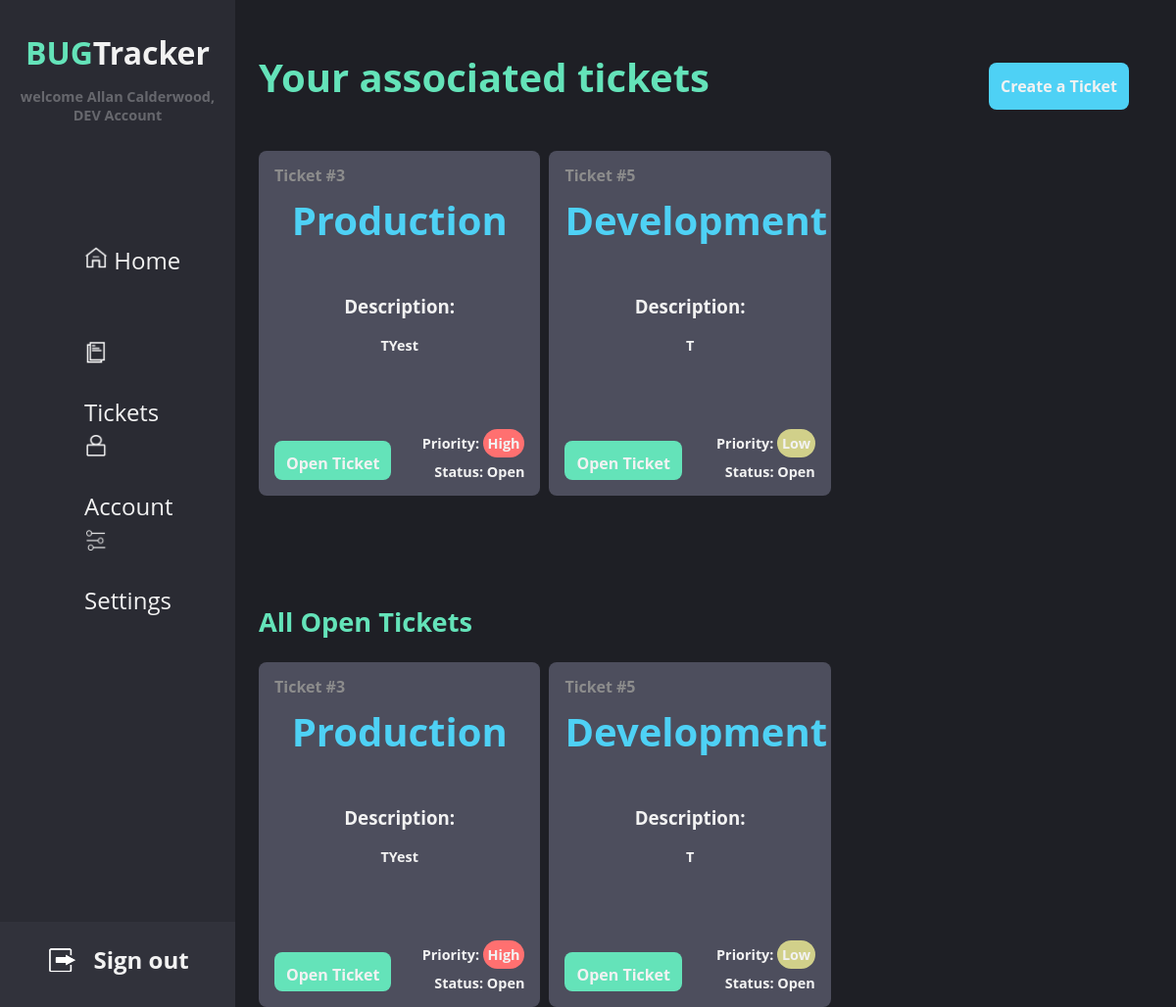
The page /tickets/tickets/ (signed in) on the database as committed earlier.
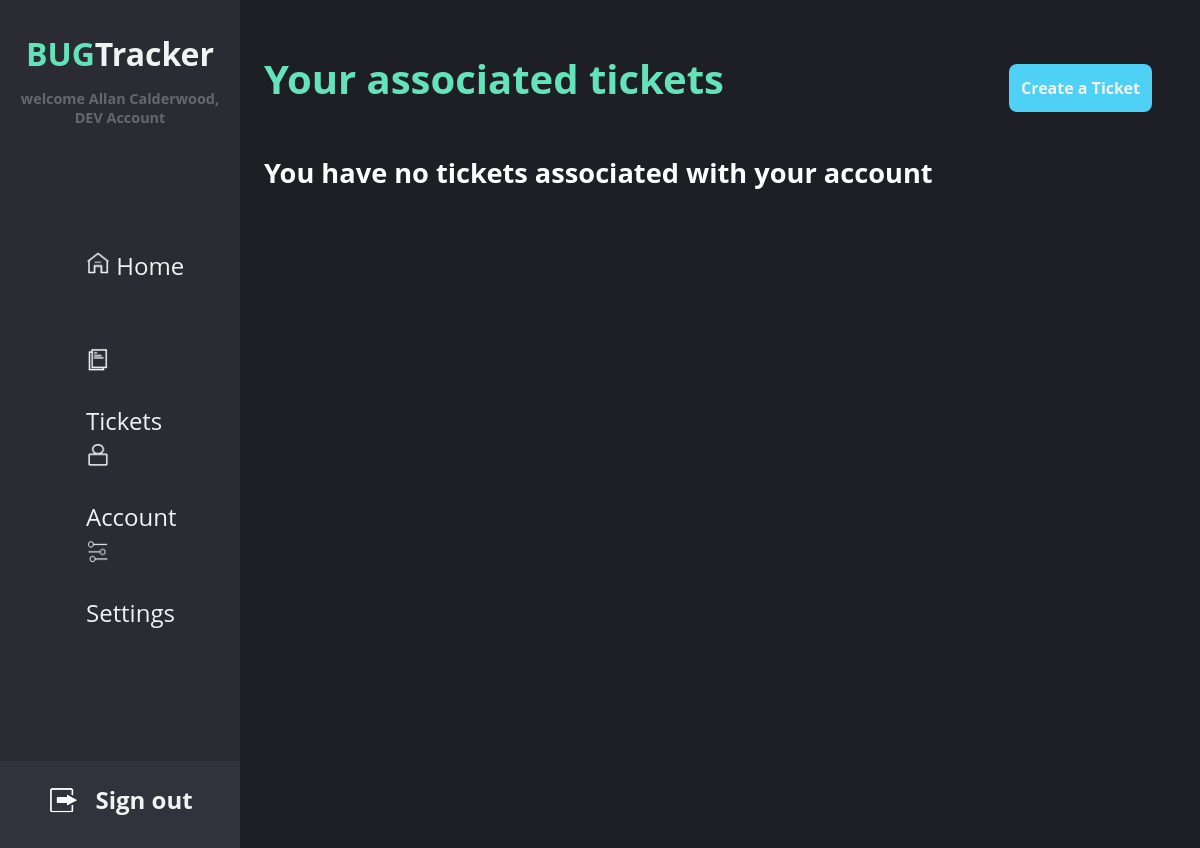
The same page on the database as committed later.
### tickets/models.py (models this page shows)
class Ticket(models.Model):
    LOW = 'Low'
    MED = 'Medium'
    HIG = 'High'
    PRIORITY = [
        (LOW, 'Low'),
        (MED, 'Medium'),
        (HIG, 'High'),
    ]
    OPN = 'Open'
    RES = 'Resolved'
    CLS = 'Closed'
    STATUS = [
        (OPN, 'Open'),
        (RES, 'Resolved'),
        (CLS, 'Closed'),
    ]
    DEV = 'Development'
    TEST = 'Testing'
    PRO = 'Production'
    STAGE = [
        (DEV, 'Development'),
        (TEST, 'Testing'),
        (PRO, 'Production'),
    ]
    creatorID = models.ForeignKey(
        settings.AUTH_USER_MODEL,
        on_delete=models.CASCADE,
        related_name='+'
    )
    devID = models.ForeignKey(
        settings.AUTH_USER_MODEL,
        on_delete=models.CASCADE,
        related_name='+'
    )
    description = models.TextField(max_length=1000)
    priority = models.CharField(
        max_length=7,
        choices=PRIORITY
    )
    time = models.DateTimeField(auto_now=False, auto_now_add=True)
    status = models.CharField(
        max_length=8,
        choices=STATUS,
        default='Open',
    )
    stage = models.CharField(
        max_length=11,
        choices=STAGE,
        default='Development',
    )

### tickets/views.py (the view)
# urls.py: path('tickets/', include('tickets.urls')),
@login_required
def tickets(request):
    role = request.user.role.title
    if (role=="TST"):
        tickets = Ticket.objects.filter(Q(status='Resolved') | Q(status='Closed'))
    else:
        ticketsUnfiltered = Ticket.objects.filter(Q(creatorID=request.user.id) | Q(devID=request.user.id))
        tickets = ticketsUnfiltered.filter(status="Open")
    ticketsAll = Ticket.objects.filter(status='Open')
    for ticket in tickets:
        if (len(ticket.description) > 40):
            ticket.description=ticket.description[:40]+"..."
    for ticket in ticketsAll:
        if (len(ticket.description) > 40):
            ticket.description=ticket.description[:40]+"..."
    return render(request, 'tickets/tickets.html', {'title': 'Tickets', 'tickets': tickets,'ticketsAll': ticketsAll,'role':role})

### tickets/templates/tickets/tickets.html (shortened to what this page needs)
{% extends "base_home.html" %}
{% block content %}
<div class="ticket-container">
    {% if role == "TST" %}
    <h1>Resolved and closed tickets</h1>
    {% elif role == "DEV" %}
    <h1>Your associated tickets</h1>
    {% else %}
    <h1>Your created tickets</h1>
    {% endif %}
    {% for ticket in tickets %}
        <div class="ticket">
            <h1 id="ticketID">Ticket #{{ticket.id}}</h1>
            <h1>{{ticket.stage}}</h1>
            <h3>Description:<h3>
            <p>{{ticket.description}}</p>
            <h2 class="status">Status: {{ticket.status}}</h2>
            <h2 class="priority">Priority: <span class="{{ticket.priority}}">{{ticket.priority}}</span></h2>
            <a href="../details/{{ticket.id}}" class="btn">Open Ticket</a>
        </div>
    {% endfor %}
    {% if tickets|length == 0 %}
    <h2 id="noTicket" style="color:white;">You have no tickets associated with your account</h2>
    {% endif %}
    <a id="create" href="../create" class="btn">Create a Ticket</a>
</div>
<br><br><br><br><br><br><br><br><br><br><br><br><br><br><br><br><br><br><br><br>
<div class="ticket-container">
  {% if user.role.title == 'DEV' and ticketsAll|length != 0 %}
  <h2 id="noTicket">All Open Tickets</h2>
  {% for ticket in ticketsAll %}
    <div class="ticket">
        <h1 id="ticketID">Ticket #{{ticket.id}}</h1>
        <h1>{{ticket.stage}}</h1>
        <h3>Description:<h3>
        <p>{{ticket.description}}</p>
        <h2 class="status">Status: {{ticket.status}}</h2>
        <h2 class="priority">Priority: <span class="{{ticket.priority}}">{{ticket.priority}}</span></h2>
        <a href="../details/{{ticket.id}}" class="btn">Open Ticket</a>
    </div>
  {% endfor %}
  {% endif %}
</div>
{% endblock %}

### templates/base_home.html (shortened to what this page needs)
<!DOCTYPE html>
{% load static %}
<html lang="en">
<head>
    <link rel="stylesheet" type="text/css" href="{% static 'css/bugTracker.min.css' %}">
</head>
<body>
  <div class="main-wrapper">
    <div class="sidebar">
      <div id="logo">
        <a href="{% url 'tickets:home'%}"><span>BUG</span>Tracker</a>
      </div>
      <h3>welcome {{ request.user.get_full_name }},<br>{{ user.role.title }} Account</h3>
      <ul>
        <li> <a href="{% url 'tickets:home'%}">
          <img src="{% static 'images/home.png' %}"/>
          Home
        </a>
       </li>
        <li>
          <a href="{% url 'tickets:tickets'%}">
            <img src="{% static 'images/ticket.png' %}"/>
            Tickets
          </a>
        </li>
        <li>
           <a href="{% url 'users:account'%}">
             <img src="{% static 'images/user.png' %}"/>
             Account
           </a>
         </li>
        <li>
          <a href="{% url 'tickets:settings'%}">
            <img src="{% static 'images/settings.png' %}"/>
            Settings
          </a>
        </li>
      </ul>
      <div id="logout-wrapper">
      <a id="logout" href="{% url 'logout'%}"><img src="{% static 'images/logout.png' %}"/>Sign out</a>
      </div>
    </div>
    <div class="cntn">
        {% block content %}{% endblock %}
    </div>
  </div>
</body>
</html>

Rows that differ between the two databases and show on the page:
removed Ticket: id "3", stage "Production", description "TYest", status "Open", priority "High"
removed Ticket: id "5", stage "Development", description "T", status "Open", priority "Low"
Other text that changed with them:
text no longer shown: "All Open Tickets"
text now shown: "You have no tickets associated with your account"
